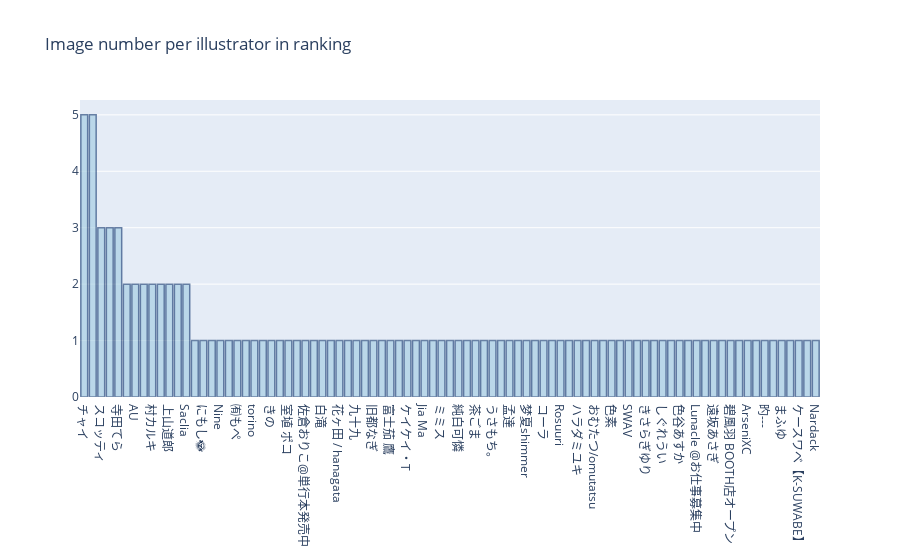

This figure's notebook cell:
### Code cell
#x = ['Product A', 'Product B', 'Product C']
#y = [20, 14, 23]

# Use the hovertext kw argument for hover text
fig = go.Figure(data=[go.Bar(x=graphData['username'], y=graphData['nb'])])
# Customize aspect
fig.update_traces(marker_color='rgb(158,202,225)', marker_line_color='rgb(8,48,107)',
                  marker_line_width=1.5, opacity=0.6)
fig.update_layout(title_text='Image number per illustrator in ranking')
fig.show()

### Figure 1 — Plotly figure (JSON) as saved in the notebook; plotly's stock layout.template omitted (floating-point values rounded to 4 significant figures)
{"data": [{"marker": {"color": "rgb(158,202,225)", "line": {"color": "rgb(8,48,107)", "width": 1.5}}, "opacity": 0.6, "type": "bar", "x": ["チャイ", "ポ～ン（出水ぽすか）", "スコッティ", "TOKKYU", "寺田てら", "EB十", "AU", "sakimichan", "村カルキ", "かわやばぐ", "上山道郎", "ぽむ", "Saclia", "据え置き", "にもし🌞", "猫屋敷ぷしお", "Nine", "Kaneni", "㈲もぺ", "TanDo", "torino", "ジェット虚無僧", "きの", "あるてら", "室埴 ポコ", "河合朗🎀短編集発売中", "佐倉おりこ@単行本発売中", "rioka", "白滝", "ガしガし", "花ヶ田 / hanagata", "山吹色", "九十九", "oekakizuki", "旧都なぎ", "Aoi Ogata", "富士茄 鷹", "hg6", "ケイケイ・T", "海島千本", "Jia Ma", "逢編いあむ", "ミミス", "あんのあーの", "純白可憐", "おゆゆ", "茶ごま", "サメヤマ次郎", "うさもち。", "ショットガンマン", "孟達", "ロイスト", "梦夏shimmer", "河CY", "コーラ", "ポテトルス", "Rosuuri", "レドル", "ハラダミユキ", "Nengoro(ネんごろぅ)", "おむたつ/omutatsu", "かれい", "色素", "我美蘭☆FGOAC概念礼装", "SWAV", "さかいワカ🌎お仕事募集中", "きさらぎゆり", "xiwa", "しぐれうい", "トーコ", "色谷あすか", "HARURI / 仕事募集中", "Lunacle @お仕事募集中", "az./万丈梓", "遠坂あさぎ", "*zoff", "碧風羽 BOOTH店オープン", "ナコモ", "ArseniXC", "Lpip", "旳---", "千夜QYS3", "まふゆ", "lack", "ケースワベ【K-SUWABE】", "sena", "Nardack"], "y": [5, 5, 3, 3, 3, 2, 2, 2, 2, 2, 2, 2, 2, 1, 1, 1, 1, 1, 1, 1, 1, 1, 1, 1, 1, 1, 1, 1, 1, 1, 1, 1, 1, 1, 1, 1, 1, 1, 1, 1, 1, 1, 1, 1, 1, 1, 1, 1, 1, 1, 1, 1, 1, 1, 1, 1, 1, 1, 1, 1, 1, 1, 1, 1, 1, 1, 1, 1, 1, 1, 1, 1, 1, 1, 1, 1, 1, 1, 1, 1, 1, 1, 1, 1, 1, 1, 1]}], "layout": {"title": {"text": "Image number per illustrator in ranking"}}}
